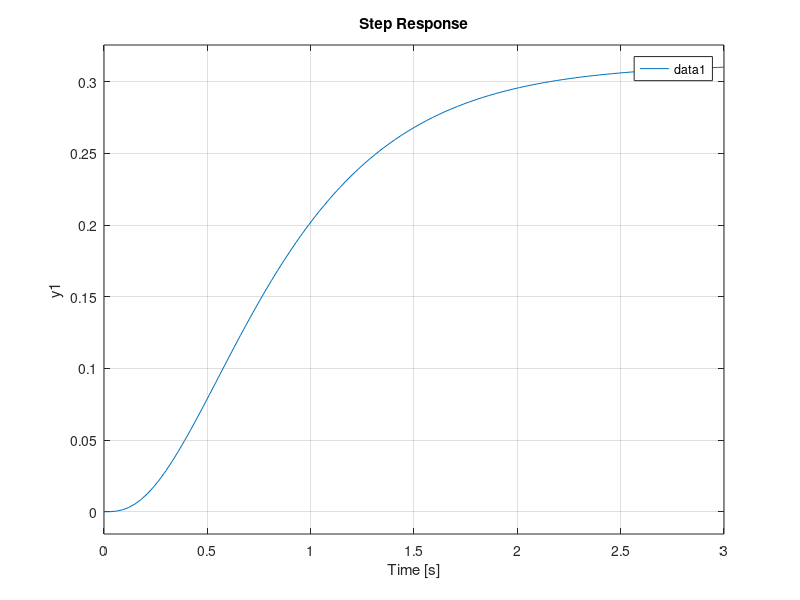
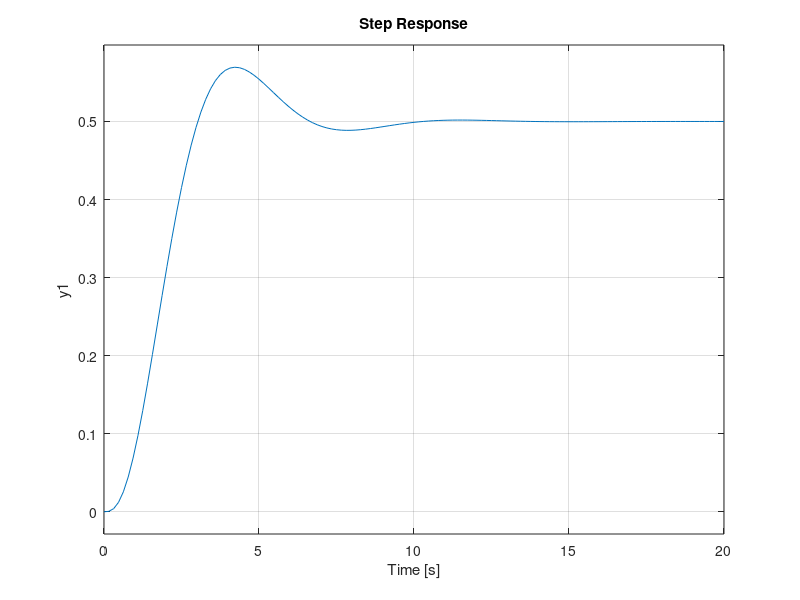
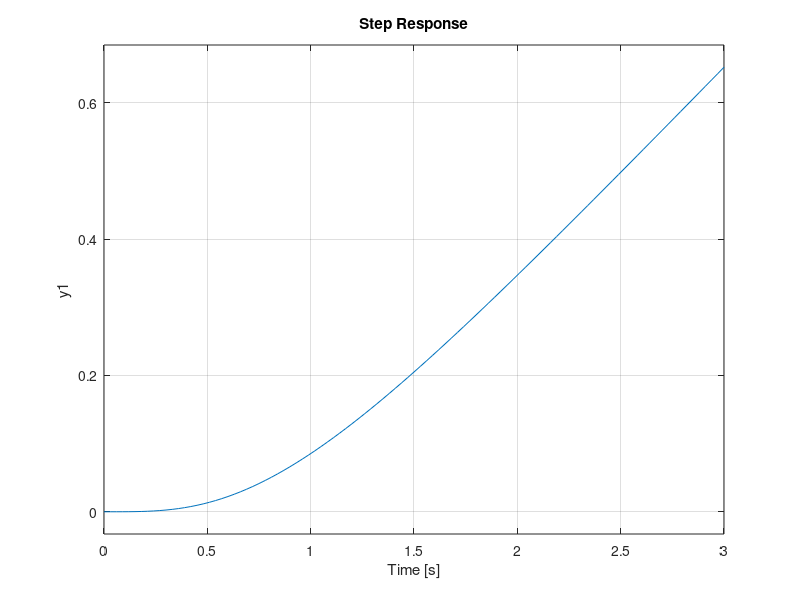

MATLAB code for these plots, in order:
G1 = tf(1, [1 2]);
G2 = tf(3, [1 4]);
G3 = tf(5, [1 6]);


figure(1)
hold on;
step(G1)
step(G1*G2)
step(G1*G2*G3)
hold off;
legend()


%% Ejercicios adicionales (Mateo)
G4 = tf(1, [1 1 1]);
G5 = tf(1, [1 0]);  % Emmanuel


figure(2)
hold on;
step(G1)
step(G1*G4)
hold off;

%% Ejercicios adicionales (Emmanuel)
G5 = tf(1, [1 0]);  % Emmanuel

G123 = G1*G2*G3;
figure(3)
hold on;
step(G123)
step(G123 * G5)
hold off;
